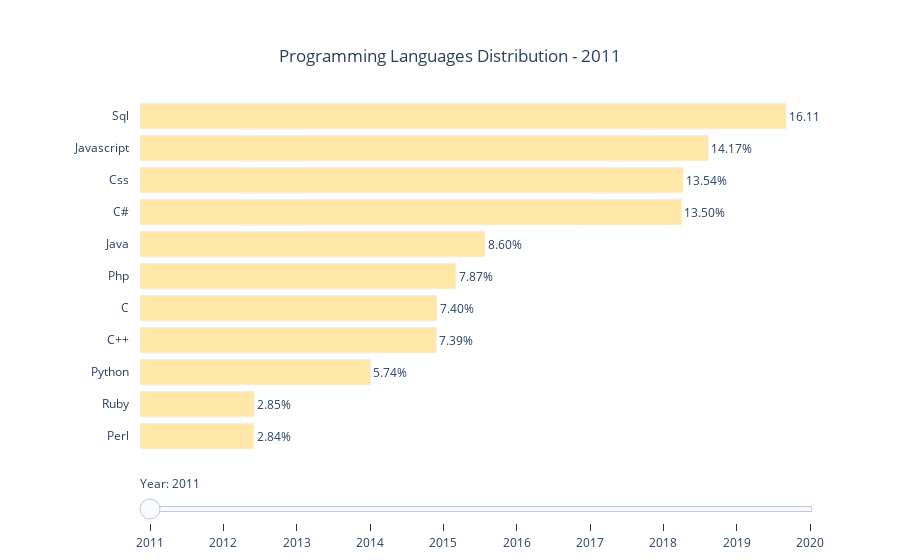

Notebook cell for this chart:
### Code cell
dataset_years = list(range(2011,2021))

dfs = {}
for year in dataset_years:
    dfs[year] = langs_year[langs_year['Year']==str(year)]

start_index = 9    

data=[
    go.Bar(
        x=dfs[year]['Count'], 
        y=dfs[year]['Language'].str.title(), 
        orientation='h',
        text=dfs[year]['Percentage'],
        texttemplate='%{text:.2%}',
        textposition='outside', 
        insidetextanchor='end',
        visible = False,
        name=str(year),
        marker=dict(
            color='rgb(255, 231, 169)',
        ),
        # formating text: https://github.com/d3/d3-format
        hovertemplate = 
            '<b>%{y}</b><br><br>'+
            'Count: %{x:.d} <br>'+ 
            'Percentage: %{text:.2%}<br>'+
            "<extra></extra>"
    )
    for year in dataset_years
]
data[start_index]['visible'] = True

steps = []
for i, year in enumerate(dataset_years):
    step = dict(
        # Update method allows us to update both trace and layout properties
        method = 'update',  
        args = [
            # Make the ith trace visible
            {'visible': [t == i for t in range(len(data))]},
            # Set the title for the ith trace
            {'title.text': 'Programming Languages Distribution - %d' % year},
            {
                "frame": {"duration": 300, "redraw": True},
                 "mode": "immediate",
                 "transition": {"duration": 500}
            }
        ],
        label=str(year)
    )
    steps.append(step)
    
sliders = [go.layout.Slider(
    active = start_index,
    currentvalue = {"prefix": "Year: "},
    transition={"duration": 300, "easing": "cubic-in-out"},
    steps = steps,
)]

layout = go.Layout(
    sliders=sliders,
    title={
        'text': "Programming Languages Distribution - 2020",
        'x': 0.5,
        'xanchor': 'center',
        'yanchor': 'top'
    },
    margin= {'l': 140}, # fix slider selector to overflow specified ticks
    plot_bgcolor='rgba(0,0,0,0)',
    xaxis={'visible': False,  'tickformat': "digit" },
    yaxis={'ticks': "outside", 'tickcolor':'white', 'ticklen': 8, }#'visible': False},
)

fig = go.Figure(data=data, layout=layout)

fig.show()

### Figure 1 — Plotly figure (JSON) as saved in the notebook; plotly's stock layout.template omitted (floating-point values rounded to 4 significant figures)
{"data": [{"hovertemplate": "<b>%{y}</b><br><br>Count: %{x:.d} <br>Percentage: %{text:.2%}<br><extra></extra>", "insidetextanchor": "end", "marker": {"color": "rgb(255, 231, 169)"}, "name": "2011", "orientation": "h", "text": [0.0284, 0.0285, 0.0574, 0.0739, 0.074, 0.0787, 0.086, 0.135, 0.1354, 0.1417, 0.1611], "textposition": "outside", "texttemplate": "%{text:.2%}", "type": "bar", "visible": true, "x": [284, 285, 575, 740, 741, 788, 861, 1352, 1356, 1419, 1613], "y": ["Perl", "Ruby", "Python", "C++", "C", "Php", "Java", "C#", "Css", "Javascript", "Sql"]}, {"hovertemplate": "<b>%{y}</b><br><br>Count: %{x:.d} <br>Percentage: %{text:.2%}<br><extra></extra>", "insidetextanchor": "end", "marker": {"color": "rgb(255, 231, 169)"}, "name": "2012", "orientation": "h", "text": [0.0192, 0.024, 0.0252, 0.0504, 0.0618, 0.0636, 0.0802, 0.0897, 0.0978, 0.1028, 0.1177, 0.1303, 0.1372], "textposition": "outside", "texttemplate": "%{text:.2%}", "type": "bar", "visible": false, "x": [461, 577, 605, 1210, 1484, 1526, 1925, 2154, 2348, 2468, 2824, 3127, 3294], "y": ["Perl", "Ruby", "Objective-C", "Python", "C", "C++", "Php", "Html5", "Java", "C#", "Css", "Javascript", "Sql"]}, {"hovertemplate": "<b>%{y}</b><br><br>Count: %{x:.d} <br>Percentage: %{text:.2%}<br><extra></extra>", "insidetextanchor": "end", "marker": {"color": "rgb(255, 231, 169)"}, "name": "2013", "orientation": "h", "text": [0.0325, 0.039, 0.0587, 0.0693, 0.0769, 0.095, 0.1235, 0.1238, 0.1878, 0.1936], "textposition": "outside", "texttemplate": "%{text:.2%}", "type": "bar", "visible": false, "x": [794, 955, 1436, 1696, 1880, 2324, 3020, 3027, 4593, 4735], "y": ["Ruby", "Objective-C", "C", "C++", "Python", "Php", "Java", "C#", "Sql", "Javascript"]}, {"hovertemplate": "<b>%{y}</b><br><br>Count: %{x:.d} <br>Percentage: %{text:.2%}<br><extra></extra>", "insidetextanchor": "end", "marker": {"color": "rgb(255, 231, 169)"}, "name": "2014", "orientation": "h", "text": [0.031, 0.0352, 0.0613, 0.074, 0.0769, 0.0893, 0.1242, 0.1295, 0.181, 0.1975], "textposition": "outside", "texttemplate": "%{text:.2%}", "type": "bar", "visible": false, "x": [593, 675, 1174, 1418, 1473, 1710, 2378, 2479, 3467, 3783], "y": ["Ruby", "Objective-C", "C", "C++", "Python", "Php", "C#", "Java", "Sql", "Javascript"]}, {"hovertemplate": "<b>%{y}</b><br><br>Count: %{x:.d} <br>Percentage: %{text:.2%}<br><extra></extra>", "insidetextanchor": "end", "marker": {"color": "rgb(255, 231, 169)"}, "name": "2015", "orientation": "h", "text": [0.0015, 0.0016, 0.0025, 0.0025, 0.0051, 0.0067, 0.0078, 0.0106, 0.0109, 0.0109, 0.0113, 0.0124, 0.0245, 0.0248, 0.0255, 0.0267, 0.0521, 0.0653, 0.0756, 0.0942, 0.1002, 0.1186, 0.1362, 0.1725], "textposition": "outside", "texttemplate": "%{text:.2%}", "type": "bar", "visible": false, "x": [103, 109, 174, 176, 357, 462, 538, 738, 755, 759, 783, 860, 1701, 1719, 1765, 1851, 3612, 4529, 5238, 6529, 6949, 8219, 9439, 11962], "y": ["Rust", "Dart", "F#", "Clojure", "Haskell", "Go", "Scala", "Perl", "R", "Swift", "Coffeescript", "Matlab", "Visual Basic", "Objective-C", "Ruby", "C++11", "C", "C++", "Python", "Php", "C#", "Java", "Sql", "Javascript"]}, {"hovertemplate": "<b>%{y}</b><br><br>Count: %{x:.d} <br>Percentage: %{text:.2%}<br><extra></extra>", "insidetextanchor": "end", "marker": {"color": "rgb(255, 231, 169)"}, "name": "2016", "orientation": "h", "text": [0.0015, 0.0029, 0.0032, 0.0037, 0.0054, 0.0103, 0.0106, 0.0106, 0.0108, 0.0108, 0.011, 0.0182, 0.0212, 0.022, 0.0291, 0.0509, 0.0636, 0.0815, 0.0848, 0.1014, 0.119, 0.1458, 0.1817], "textposition": "outside", "texttemplate": "%{text:.2%}", "type": "bar", "visible": false, "x": [222, 436, 484, 556, 813, 1547, 1602, 1602, 1624, 1632, 1662, 2746, 3202, 3312, 4383, 7678, 9589, 12282, 12780, 15283, 17942, 21976, 27385], "y": ["Dart", "Rust", "F#", "Clojure", "Haskell", "Go", "Matlab", "Scala", "Perl", "R", "Coffeescript", "Swift", "Objective-C", "Visual Basic", "Ruby", "C", "C++", "Python", "Php", "C#", "Java", "Sql", "Javascript"]}, {"hovertemplate": "<b>%{y}</b><br><br>Count: %{x:.d} <br>Percentage: %{text:.2%}<br><extra></extra>", "insidetextanchor": "end", "marker": {"color": "rgb(255, 231, 169)"}, "name": "2017", "orientation": "h", "text": [0.0008, 0.001, 0.001, 0.002, 0.002, 0.0024, 0.0027, 0.0028, 0.003, 0.0033, 0.0047, 0.0075, 0.0077, 0.0086, 0.0086, 0.0094, 0.0112, 0.0113, 0.0114, 0.0114, 0.0118, 0.0131, 0.0164, 0.0169, 0.0171, 0.024, 0.0252, 0.0503, 0.0588, 0.0742, 0.0844, 0.09, 0.1047, 0.1352, 0.165], "textposition": "outside", "texttemplate": "%{text:.2%}", "type": "bar", "visible": false, "x": [107, 138, 145, 273, 281, 327, 380, 391, 416, 457, 649, 1039, 1071, 1192, 1193, 1309, 1557, 1569, 1574, 1585, 1634, 1823, 2273, 2349, 2368, 3324, 3488, 6974, 8155, 10290, 11704, 12476, 14524, 18754, 22875], "y": ["Hack", "Julia", "Dart", "Common Lisp", "Erlang", "Smalltalk", "Elixir", "Clojure", "Rust", "F#", "Haskell", "Lua", "Visual Basic 6", "Coffeescript", "Groovy", "Scala", "Go", "Matlab", "Vba", "Perl", "R", "Assembly", "Vb.Net", "Objective-C", "Swift", "Ruby", "Typescript", "C", "C++", "Php", "Python", "C#", "Java", "Sql", "Javascript"]}, {"hovertemplate": "<b>%{y}</b><br><br>Count: %{x:.d} <br>Percentage: %{text:.2%}<br><extra></extra>", "insidetextanchor": "end", "marker": {"color": "rgb(255, 231, 169)"}, "name": "2018", "orientation": "h", "text": [0.0005, 0.0008, 0.0009, 0.0011, 0.0017, 0.002, 0.0021, 0.0036, 0.0038, 0.0039, 0.0039, 0.005, 0.0053, 0.0059, 0.0063, 0.0065, 0.0066, 0.0068, 0.0073, 0.0088, 0.0093, 0.0101, 0.0106, 0.0107, 0.0111, 0.0122, 0.0152, 0.0263, 0.0348, 0.0383, 0.0464, 0.0519, 0.0585, 0.0601, 0.0601, 0.0685, 0.0861, 0.0983, 0.1034, 0.1054], "textposition": "outside", "texttemplate": "%{text:.2%}", "type": "bar", "visible": false, "x": [254, 430, 470, 590, 886, 1032, 1115, 1857, 1961, 2025, 2025, 2603, 2733, 3087, 3280, 3373, 3420, 3508, 3810, 4564, 4813, 5254, 5510, 5532, 5760, 6310, 7911, 13626, 18042, 19872, 24071, 26954, 30359, 31172, 31172, 35521, 44670, 50979, 53628, 54686], "y": ["Hack", "Julia", "Ocaml", "Cobol", "Erlang", "Clojure", "F#", "Rust", "Haskell", "Delphi", "Object Pascal", "Coffeescript", "Lua", "Visual Basic 6", "Perl", "Groovy", "Scala", "Kotlin", "Vba", "Matlab", "R", "Vb.Net", "Objective-C", "Go", "Assembly", "Swift", "Ruby", "Typescript", "C", "C++", "Php", "C#", "Python", "Bash", "Shell", "Java", "Sql", "Css", "Html", "Javascript"]}, {"hovertemplate": "<b>%{y}</b><br><br>Count: %{x:.d} <br>Percentage: %{text:.2%}<br><extra></extra>", "insidetextanchor": "end", "marker": {"color": "rgb(255, 231, 169)"}, "name": "2019", "orientation": "h", "text": [0.0015, 0.0019, 0.002, 0.0024, 0.0024, 0.0032, 0.0054, 0.0064, 0.0081, 0.0092, 0.0097, 0.0108, 0.011, 0.0112, 0.0138, 0.0141, 0.0346, 0.0356, 0.0395, 0.0443, 0.0521, 0.0615, 0.0615, 0.0691, 0.0701, 0.0914, 0.1067, 0.1067, 0.1139], "textposition": "outside", "texttemplate": "%{text:.2%}", "type": "bar", "visible": false, "x": [777, 973, 1015, 1254, 1260, 1683, 2794, 3309, 4191, 4781, 5048, 5620, 5744, 5833, 7201, 7331, 18017, 18523, 20524, 23030, 27097, 31991, 31991, 35917, 36443, 47544, 55466, 55466, 59219], "y": ["Erlang", "F#", "Webassembly", "Clojure", "Elixir", "Dart", "Rust", "Scala", "Objective-C", "Vba", "R", "Kotlin", "Swift", "Assembly", "Go", "Ruby", "C", "Typescript", "C++", "Php", "C#", "Bash", "Shell", "Java", "Python", "Sql", "Css", "Html", "Javascript"]}, {"hovertemplate": "<b>%{y}</b><br><br>Count: %{x:.d} <br>Percentage: %{text:.2%}<br><extra></extra>", "insidetextanchor": "end", "marker": {"color": "rgb(255, 231, 169)"}, "name": "2020", "orientation": "h", "text": [0.0015, 0.0036, 0.0052, 0.006, 0.0066, 0.0068, 0.0085, 0.0096, 0.0099, 0.0102, 0.0104, 0.0118, 0.013, 0.0147, 0.0364, 0.0399, 0.0425, 0.0437, 0.0526, 0.0553, 0.0553, 0.0672, 0.0737, 0.0915, 0.1054, 0.1054, 0.1131], "textposition": "outside", "texttemplate": "%{text:.2%}", "type": "bar", "visible": false, "x": [519, 1222, 1796, 2052, 2280, 2340, 2929, 3288, 3397, 3499, 3553, 4046, 4468, 5038, 12487, 13707, 14578, 15007, 18041, 18980, 18980, 23074, 25287, 31413, 36181, 36181, 38822], "y": ["Julia", "Haskell", "Perl", "Scala", "Dart", "Objective-C", "Rust", "R", "Swift", "Vba", "Assembly", "Ruby", "Kotlin", "Go", "C", "C++", "Typescript", "Php", "C#", "Bash", "Shell", "Java", "Python", "Sql", "Css", "Html", "Javascript"]}], "layout": {"autosize": true, "margin": {"l": 140}, "plot_bgcolor": "rgba(0, 0, 0, 0)", "sliders": [{"active": 0, "currentvalue": {"prefix": "Year: "}, "steps": [{"args": [{"visible": [true, false, false, false, false, false, false, false, false, false]}, {"title.text": "Programming Languages Distribution - 2011"}, {"frame": {"duration": 300, "redraw": true}, "mode": "immediate", "transition": {"duration": 500}}], "label": "2011", "method": "update"}, {"args": [{"visible": [false, true, false, false, false, false, false, false, false, false]}, {"title.text": "Programming Languages Distribution - 2012"}, {"frame": {"duration": 300, "redraw": true}, "mode": "immediate", "transition": {"duration": 500}}], "label": "2012", "method": "update"}, {"args": [{"visible": [false, false, true, false, false, false, false, false, false, false]}, {"title.text": "Programming Languages Distribution - 2013"}, {"frame": {"duration": 300, "redraw": true}, "mode": "immediate", "transition": {"duration": 500}}], "label": "2013", "method": "update"}, {"args": [{"visible": [false, false, false, true, false, false, false, false, false, false]}, {"title.text": "Programming Languages Distribution - 2014"}, {"frame": {"duration": 300, "redraw": true}, "mode": "immediate", "transition": {"duration": 500}}], "label": "2014", "method": "update"}, {"args": [{"visible": [false, false, false, false, true, false, false, false, false, false]}, {"title.text": "Programming Languages Distribution - 2015"}, {"frame": {"duration": 300, "redraw": true}, "mode": "immediate", "transition": {"duration": 500}}], "label": "2015", "method": "update"}, {"args": [{"visible": [false, false, false, false, false, true, false, false, false, false]}, {"title.text": "Programming Languages Distribution - 2016"}, {"frame": {"duration": 300, "redraw": true}, "mode": "immediate", "transition": {"duration": 500}}], "label": "2016", "method": "update"}, {"args": [{"visible": [false, false, false, false, false, false, true, false, false, false]}, {"title.text": "Programming Languages Distribution - 2017"}, {"frame": {"duration": 300, "redraw": true}, "mode": "immediate", "transition": {"duration": 500}}], "label": "2017", "method": "update"}, {"args": [{"visible": [false, false, false, false, false, false, false, true, false, false]}, {"title.text": "Programming Languages Distribution - 2018"}, {"frame": {"duration": 300, "redraw": true}, "mode": "immediate", "transition": {"duration": 500}}], "label": "2018", "method": "update"}, {"args": [{"visible": [false, false, false, false, false, false, false, false, true, false]}, {"title.text": "Programming Languages Distribution - 2019"}, {"frame": {"duration": 300, "redraw": true}, "mode": "immediate", "transition": {"duration": 500}}], "label": "2019", "method": "update"}, {"args": [{"visible": [false, false, false, false, false, false, false, false, false, true]}, {"title.text": "Programming Languages Distribution - 2020"}, {"frame": {"duration": 300, "redraw": true}, "mode": "immediate", "transition": {"duration": 500}}], "label": "2020", "method": "update"}], "transition": {"duration": 300, "easing": "cubic-in-out"}}], "title": {"text": "Programming Languages Distribution - 2011", "x": 0.5, "xanchor": "center", "yanchor": "top"}, "xaxis": {"autorange": true, "range": [0, 1698.0], "tickformat": "digit", "type": "linear", "visible": false}, "yaxis": {"autorange": true, "range": [-0.5, 10.5], "tickcolor": "white", "ticklen": 8, "ticks": "outside", "type": "category"}}}
